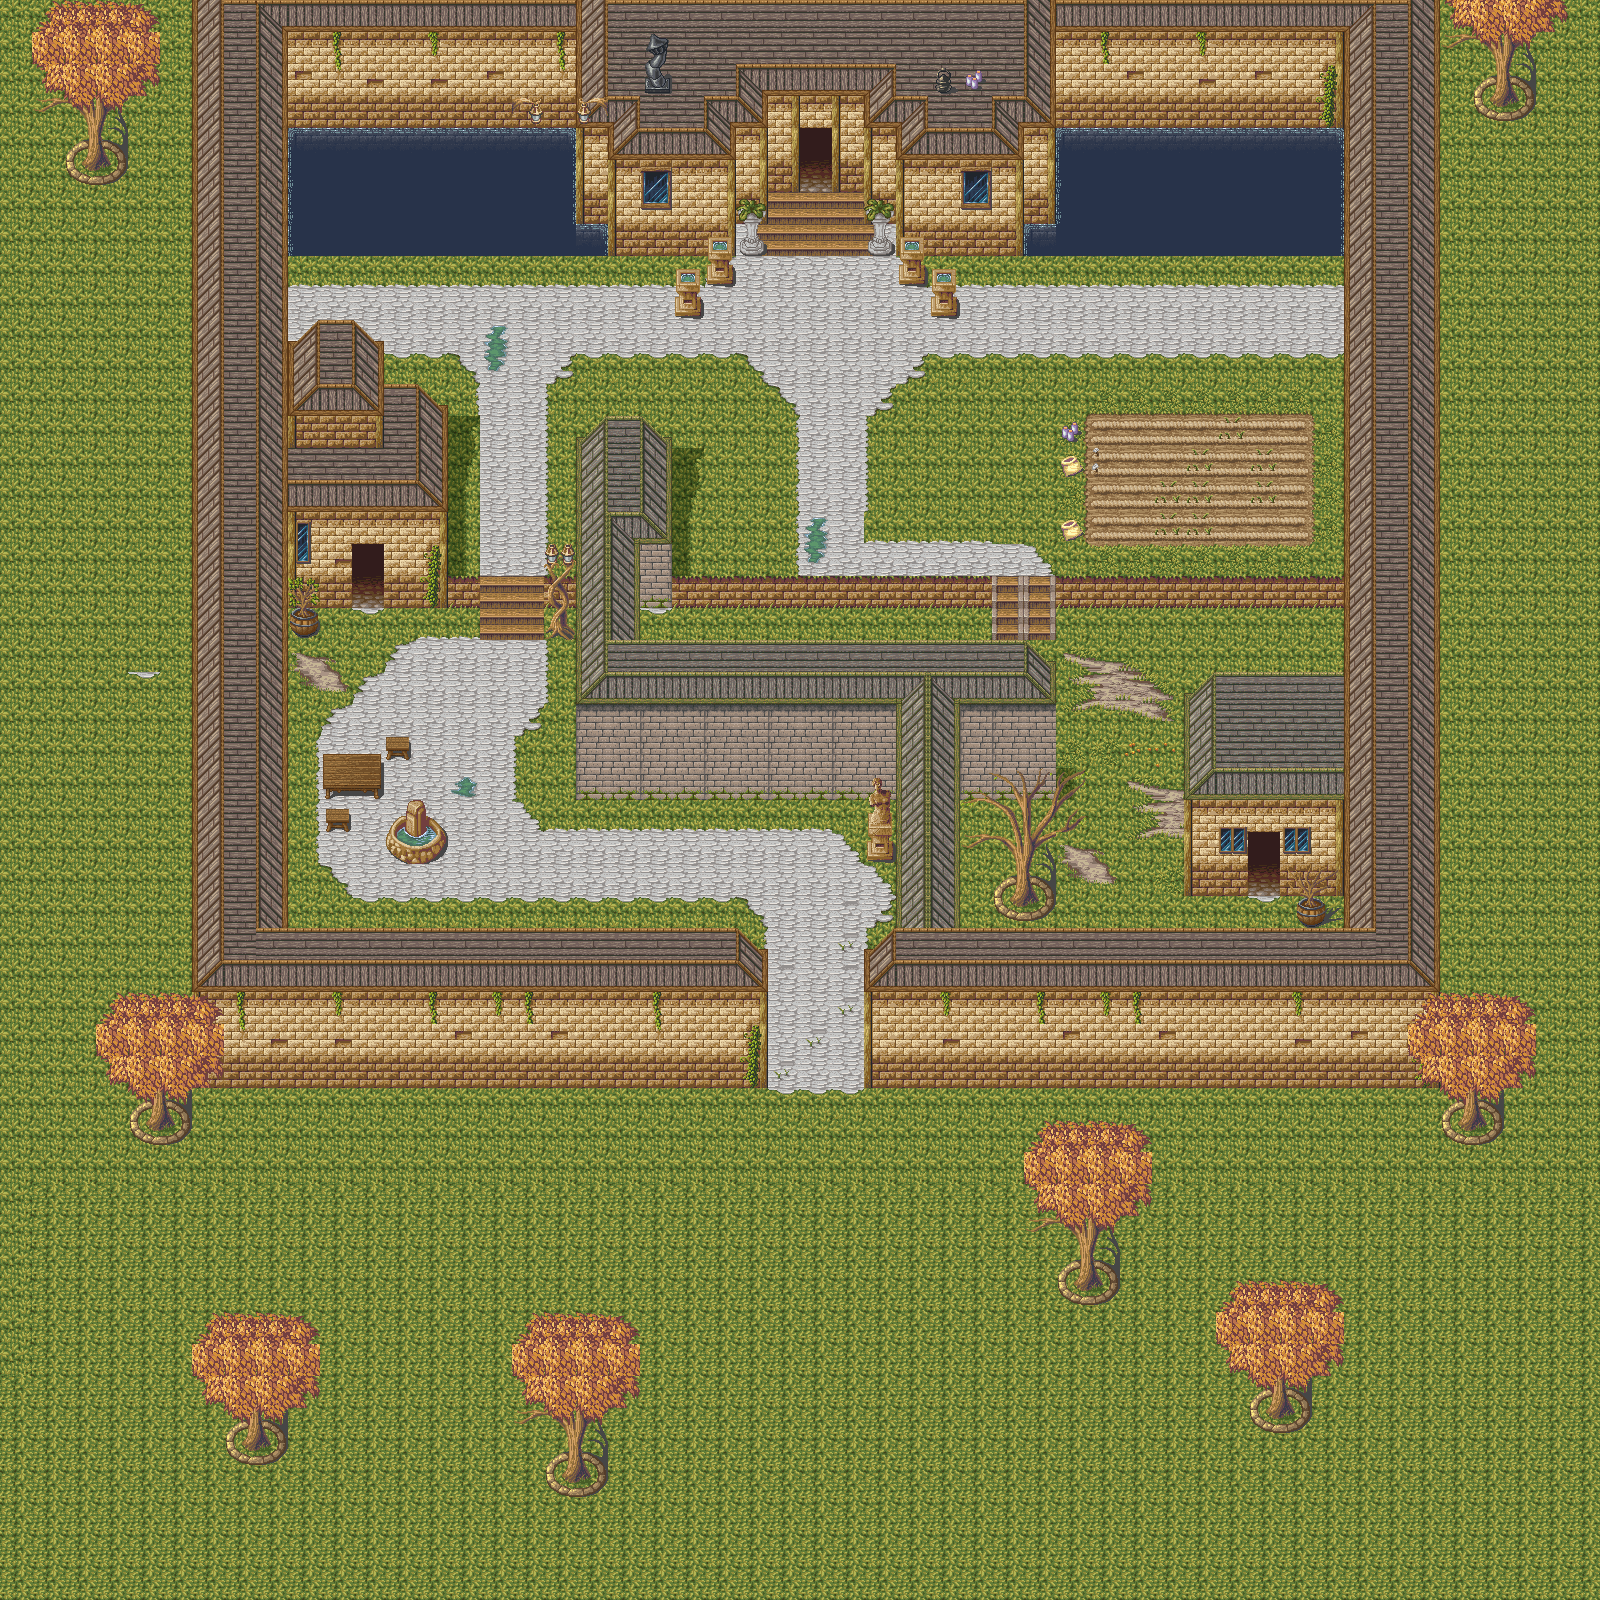

A 2D game scene composited from a Tiled map and its tileset images. What follows is a short description and the map's XML, with each tile layer's data collapsed to a summary:
An orthogonal 50x50 tile map with 32x32 px tiles, 4 tile layers (Base, Collision, ForegroundObjects, Foreground), 2 tilesets and 7 objects (entrance, start, exit, spawn2, spawn3, ...).

<map version="1.0" tiledversion="1.0.2" orientation="orthogonal" renderorder="right-down" width="50" height="50" tilewidth="32" tileheight="32" nextobjectid="22">
 <tileset firstgid="1" name="testingTile" tilewidth="32" tileheight="32" tilecount="360" columns="8">
  <image source="testingTile.png" width="256" height="1450" />
 </tileset>
 <tileset firstgid="361" name="testingTile" tilewidth="32" tileheight="32" tilecount="360" columns="8">
  <image source="testingTile.png" width="256" height="1450" />
 </tileset>
 <layer name="Base" width="50" height="50">
  <data>[2500 cells, 1741 non-empty, 54 distinct tile ids]</data>
 </layer>
 <layer name="Collision" width="50" height="50">
  <data>[2500 cells, 832 non-empty, 62 distinct tile ids]</data>
 </layer>
 <layer name="ForegroundObjects" width="50" height="50">
  <data>[2500 cells, 53 non-empty, 40 distinct tile ids]</data>
 </layer>
 <layer name="Foreground" width="50" height="50">
  <data>[2500 cells, 138 non-empty, 33 distinct tile ids]</data>
 </layer>
 <objectgroup name="meta">
  <object id="1" name="entrance" x="803.343" y="134.664" width="23.218" height="53.4014" />
  <object id="3" name="start" x="817.274" y="306.478" />
  <object id="4" name="exit" x="355.236" y="550.267" width="23.218" height="53.4014" />
  <object id="17" name="spawn2" x="1520.78" y="195.031" width="34.4234" height="63.1096" />
  <object id="18" name="spawn3" x="1499.88" y="1476.67" width="54.5037" height="60.241" />
  <object id="19" name="spawn1" x="143.952" y="1472.02" width="77.4527" height="48.7665" />
  <object id="20" name="spawn4" x="90.5503" y="304.156" width="43.0293" height="54.5037" />
 </objectgroup>
</map>
